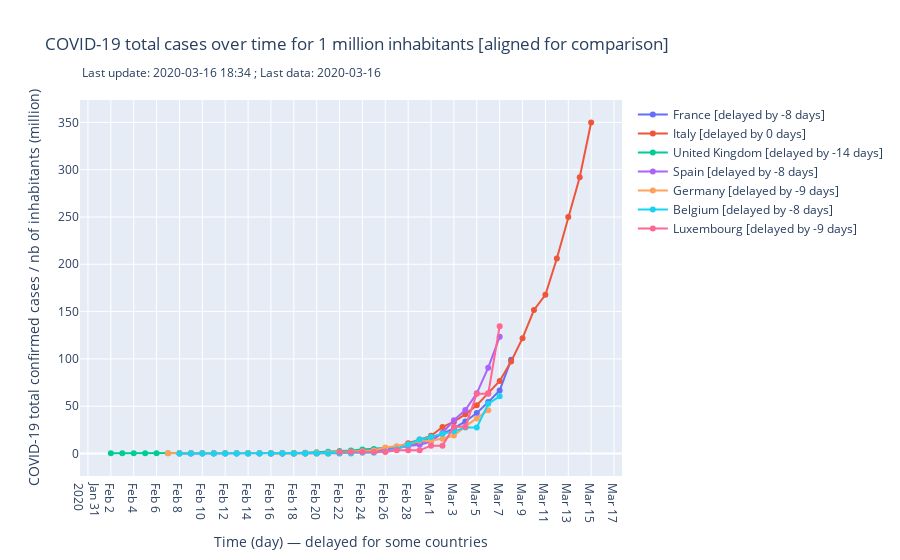

The code cell stored with this chart in its notebook:
### Markdown cell above
### Total cases for 1 million inhabitants [aligned]

### Code cell
import plotly.graph_objects as go

fig = go.Figure()

last_d = 30
countries["Luxembourg"]["offset_confirmed"] = 9
countries["Belgium"]["offset_confirmed"] = 8

for c in countries:
    offset = countries[c]['offset_confirmed']
    offset2 = offset
    if offset==0: offset2 = 1
    pop = countries[c]['pop']

    fig.add_trace(go.Scatter(x = df_confirmed['date'][ -last_d - offset : - offset2], y = df_confirmed[c][-last_d:] / pop,
                    mode='lines+markers',
                    name='{} [delayed by {} days]'.format(c, -offset)))

fig.update_layout(
    title="COVID-19 total cases over time for 1 million inhabitants [aligned for comparison]",
    xaxis_title="Time (day) — delayed for some countries",
    yaxis_title="COVID-19 total confirmed cases / nb of inhabitants (million)",
    annotations = [dict(xref='paper',
        yref='paper',
        x=0, y=1.1,
        showarrow=False,
        text ='Last update: {} ; Last data: {}'.format(today, df_confirmed['date'].values[-1]))]
)


fig.update_xaxes(nticks = last_d)
plotly.offline.plot(fig, filename = 'cases_aligned.html', auto_open=False)

if upload:
    py.plot(fig, filename = 'cases-aligned', auto_open=False)

if show:
    fig.show()
    
if export:
    fig.write_image("images/cases_per_1m_inhabitant_aligned.png", scale=5, width=1000, height=600)
print("> graph 3 built")

### Figure 1 — Plotly figure (JSON) as saved in the notebook; plotly's stock layout.template omitted (floating-point values rounded to 4 significant figures)
{"data": [{"mode": "lines+markers", "name": "France [delayed by -8 days]", "type": "scatter", "x": ["2020-02-08", "2020-02-09", "2020-02-10", "2020-02-11", "2020-02-12", "2020-02-13", "2020-02-14", "2020-02-15", "2020-02-16", "2020-02-17", "2020-02-18", "2020-02-19", "2020-02-20", "2020-02-21", "2020-02-22", "2020-02-23", "2020-02-24", "2020-02-25", "2020-02-26", "2020-02-27", "2020-02-28", "2020-02-29", "2020-03-01", "2020-03-02", "2020-03-03", "2020-03-04", "2020-03-05", "2020-03-06", "2020-03-07", "2020-03-08"], "y": [0.1791, 0.1791, 0.1791, 0.1791, 0.1791, 0.1791, 0.1791, 0.1791, 0.1791, 0.1791, 0.1791, 0.2687, 0.5672, 0.8509, 1.493, 1.493, 2.851, 3.165, 4.21, 6.27, 9.151, 10.54, 16.66, 20.93, 26.48, 33.87, 42.69, 54.34, 66.71, 99.01]}, {"mode": "lines+markers", "name": "Italy [delayed by 0 days]", "type": "scatter", "x": ["2020-02-16", "2020-02-17", "2020-02-18", "2020-02-19", "2020-02-20", "2020-02-21", "2020-02-22", "2020-02-23", "2020-02-24", "2020-02-25", "2020-02-26", "2020-02-27", "2020-02-28", "2020-02-29", "2020-03-01", "2020-03-02", "2020-03-03", "2020-03-04", "2020-03-05", "2020-03-06", "2020-03-07", "2020-03-08", "2020-03-09", "2020-03-10", "2020-03-11", "2020-03-12", "2020-03-13", "2020-03-14", "2020-03-15"], "y": [0.0496, 0.0496, 0.0496, 0.0496, 0.0496, 0.0496, 0.1488, 1.257, 2.05, 3.786, 5.324, 6.614, 10.75, 14.68, 18.65, 27.93, 33.66, 41.37, 51.07, 63.79, 76.65, 97.27, 121.9, 151.7, 167.8, 206.1, 249.9, 292.0, 349.8, null]}, {"mode": "lines+markers", "name": "United Kingdom [delayed by -14 days]", "type": "scatter", "x": ["2020-02-02", "2020-02-03", "2020-02-04", "2020-02-05", "2020-02-06", "2020-02-07", "2020-02-08", "2020-02-09", "2020-02-10", "2020-02-11", "2020-02-12", "2020-02-13", "2020-02-14", "2020-02-15", "2020-02-16", "2020-02-17", "2020-02-18", "2020-02-19", "2020-02-20", "2020-02-21", "2020-02-22", "2020-02-23", "2020-02-24", "2020-02-25", "2020-02-26", "2020-02-27", "2020-02-28", "2020-02-29", "2020-03-01", "2020-03-02"], "y": [0.1355, 0.1355, 0.1355, 0.1355, 0.1355, 0.1355, 0.1355, 0.1355, 0.1355, 0.1957, 0.1957, 0.1957, 0.2408, 0.301, 0.3462, 0.5418, 0.587, 0.7676, 1.34, 1.776, 2.514, 3.161, 4.169, 4.862, 5.614, 6.924, 8.94, 12.07, 17.22, null]}, {"mode": "lines+markers", "name": "Spain [delayed by -8 days]", "type": "scatter", "x": ["2020-02-08", "2020-02-09", "2020-02-10", "2020-02-11", "2020-02-12", "2020-02-13", "2020-02-14", "2020-02-15", "2020-02-16", "2020-02-17", "2020-02-18", "2020-02-19", "2020-02-20", "2020-02-21", "2020-02-22", "2020-02-23", "2020-02-24", "2020-02-25", "2020-02-26", "2020-02-27", "2020-02-28", "2020-02-29", "2020-03-01", "2020-03-02", "2020-03-03", "2020-03-04", "2020-03-05", "2020-03-06", "2020-03-07", "2020-03-08"], "y": [0.04286, 0.04286, 0.04286, 0.04286, 0.04286, 0.04286, 0.04286, 0.04286, 0.04286, 0.04286, 0.04286, 0.2572, 0.5358, 0.6858, 0.9644, 0.9644, 2.443, 3.236, 4.243, 5.508, 8.015, 9.216, 12.62, 21.95, 35.13, 45.86, 63.54, 90.68, 123.3, null]}, {"mode": "lines+markers", "name": "Germany [delayed by -9 days]", "type": "scatter", "x": ["2020-02-07", "2020-02-08", "2020-02-09", "2020-02-10", "2020-02-11", "2020-02-12", "2020-02-13", "2020-02-14", "2020-02-15", "2020-02-16", "2020-02-17", "2020-02-18", "2020-02-19", "2020-02-20", "2020-02-21", "2020-02-22", "2020-02-23", "2020-02-24", "2020-02-25", "2020-02-26", "2020-02-27", "2020-02-28", "2020-02-29", "2020-03-01", "2020-03-02", "2020-03-03", "2020-03-04", "2020-03-05", "2020-03-06", "2020-03-07"], "y": [0.1933, 0.1933, 0.1933, 0.1933, 0.1933, 0.1933, 0.1933, 0.1933, 0.1933, 0.1933, 0.2174, 0.2537, 0.314, 0.6885, 0.6885, 1.558, 1.896, 2.367, 3.165, 6.45, 7.718, 9.603, 13.43, 13.76, 15.65, 18.93, 28.61, 36.99, 45.84, null]}, {"mode": "lines+markers", "name": "Belgium [delayed by -8 days]", "type": "scatter", "x": ["2020-02-08", "2020-02-09", "2020-02-10", "2020-02-11", "2020-02-12", "2020-02-13", "2020-02-14", "2020-02-15", "2020-02-16", "2020-02-17", "2020-02-18", "2020-02-19", "2020-02-20", "2020-02-21", "2020-02-22", "2020-02-23", "2020-02-24", "2020-02-25", "2020-02-26", "2020-02-27", "2020-02-28", "2020-02-29", "2020-03-01", "2020-03-02", "2020-03-03", "2020-03-04", "2020-03-05", "2020-03-06", "2020-03-07", "2020-03-08"], "y": [0.08772, 0.08772, 0.08772, 0.08772, 0.08772, 0.08772, 0.08772, 0.08772, 0.08772, 0.08772, 0.08772, 0.08772, 0.08772, 0.08772, 0.08772, 0.08772, 0.7018, 0.7018, 2.018, 4.386, 9.561, 14.82, 17.54, 20.96, 23.42, 27.54, 27.54, 52.54, 60.44, null]}, {"mode": "lines+markers", "name": "Luxembourg [delayed by -9 days]", "type": "scatter", "x": ["2020-02-07", "2020-02-08", "2020-02-09", "2020-02-10", "2020-02-11", "2020-02-12", "2020-02-13", "2020-02-14", "2020-02-15", "2020-02-16", "2020-02-17", "2020-02-18", "2020-02-19", "2020-02-20", "2020-02-21", "2020-02-22", "2020-02-23", "2020-02-24", "2020-02-25", "2020-02-26", "2020-02-27", "2020-02-28", "2020-02-29", "2020-03-01", "2020-03-02", "2020-03-03", "2020-03-04", "2020-03-05", "2020-03-06", "2020-03-07"], "y": [null, null, null, null, null, null, null, null, null, null, null, null, null, null, null, 1.661, 1.661, 1.661, 1.661, 1.661, 3.322, 3.322, 3.322, 8.306, 8.306, 28.24, 28.24, 63.12, 63.12, 134.6]}], "layout": {"annotations": [{"showarrow": false, "text": "Last update: 2020-03-16 18:34 ; Last data: 2020-03-16", "x": 0, "xref": "paper", "y": 1.1, "yref": "paper"}], "title": {"text": "COVID-19 total cases over time for 1 million inhabitants [aligned for comparison]"}, "xaxis": {"nticks": 30, "title": {"text": "Time (day) — delayed for some countries"}}, "yaxis": {"title": {"text": "COVID-19 total confirmed cases / nb of inhabitants (million)"}}}}
